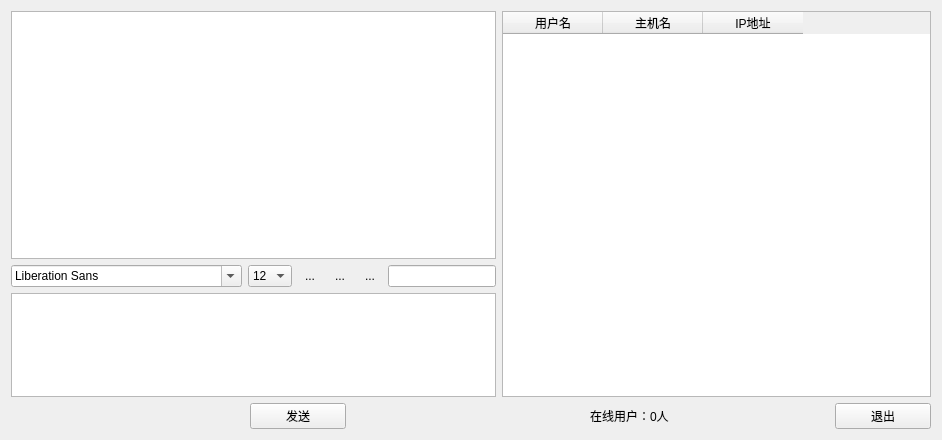
<?xml version="1.0" encoding="UTF-8"?>
<ui version="4.0">
 <class>Widget</class>
 <widget class="QWidget" name="Widget">
  <property name="geometry">
   <rect>
    <x>0</x>
    <y>0</y>
    <width>942</width>
    <height>440</height>
   </rect>
  </property>
  <property name="minimumSize">
   <size>
    <width>0</width>
    <height>440</height>
   </size>
  </property>
  <property name="windowTitle">
   <string extracomment="Say what you want~">Free Talk Room</string>
  </property>
  <layout class="QVBoxLayout" name="verticalLayout_2">
   <item>
    <layout class="QHBoxLayout" name="horizontalLayout_2">
     <item>
      <layout class="QVBoxLayout" name="verticalLayout" stretch="0,1,2">
       <item>
        <widget class="QTextBrowser" name="messageBrowser">
         <property name="minimumSize">
          <size>
           <width>0</width>
           <height>248</height>
          </size>
         </property>
        </widget>
       </item>
       <item>
        <layout class="QHBoxLayout" name="horizontalLayout">
         <item>
          <widget class="QFontComboBox" name="fontComboBox"/>
         </item>
         <item>
          <widget class="QComboBox" name="sizeComboBox">
           <property name="currentIndex">
            <number>3</number>
           </property>
           <item>
            <property name="text">
             <string>9</string>
            </property>
           </item>
           <item>
            <property name="text">
             <string>10</string>
            </property>
           </item>
           <item>
            <property name="text">
             <string>11</string>
            </property>
           </item>
           <item>
            <property name="text">
             <string>12</string>
            </property>
           </item>
           <item>
            <property name="text">
             <string>13</string>
            </property>
           </item>
           <item>
            <property name="text">
             <string>14</string>
            </property>
           </item>
           <item>
            <property name="text">
             <string>15</string>
            </property>
           </item>
           <item>
            <property name="text">
             <string>16</string>
            </property>
           </item>
           <item>
            <property name="text">
             <string>17</string>
            </property>
           </item>
           <item>
            <property name="text">
             <string>18</string>
            </property>
           </item>
           <item>
            <property name="text">
             <string>19</string>
            </property>
           </item>
           <item>
            <property name="text">
             <string>20</string>
            </property>
           </item>
           <item>
            <property name="text">
             <string>21</string>
            </property>
           </item>
           <item>
            <property name="text">
             <string>22</string>
            </property>
           </item>
          </widget>
         </item>
         <item>
          <widget class="QToolButton" name="boldToolBtn">
           <property name="toolTip">
            <string>加粗</string>
           </property>
           <property name="text">
            <string>...</string>
           </property>
           <property name="icon">
            <iconset resource="images.qrc">
             <normaloff>:/images/bold.png</normaloff>:/images/bold.png</iconset>
           </property>
           <property name="iconSize">
            <size>
             <width>22</width>
             <height>22</height>
            </size>
           </property>
           <property name="checkable">
            <bool>true</bool>
           </property>
           <property name="autoRaise">
            <bool>true</bool>
           </property>
          </widget>
         </item>
         <item>
          <widget class="QToolButton" name="italicToolBtn">
           <property name="toolTip">
            <string>倾斜</string>
           </property>
           <property name="text">
            <string>...</string>
           </property>
           <property name="icon">
            <iconset resource="images.qrc">
             <normaloff>:/images/italic.png</normaloff>:/images/italic.png</iconset>
           </property>
           <property name="iconSize">
            <size>
             <width>22</width>
             <height>22</height>
            </size>
           </property>
           <property name="checkable">
            <bool>true</bool>
           </property>
           <property name="autoRaise">
            <bool>true</bool>
           </property>
          </widget>
         </item>
         <item>
          <widget class="QToolButton" name="colorToolBtn">
           <property name="toolTip">
            <string>更改字体颜色</string>
           </property>
           <property name="text">
            <string>...</string>
           </property>
           <property name="icon">
            <iconset resource="images.qrc">
             <normaloff>:/images/color.png</normaloff>:/images/color.png</iconset>
           </property>
           <property name="iconSize">
            <size>
             <width>22</width>
             <height>22</height>
            </size>
           </property>
           <property name="checkable">
            <bool>false</bool>
           </property>
           <property name="autoRaise">
            <bool>true</bool>
           </property>
          </widget>
         </item>
         <item>
          <widget class="QLineEdit" name="niNameLineEdit"/>
         </item>
        </layout>
       </item>
       <item>
        <widget class="QTextEdit" name="messageTextEdit"/>
       </item>
      </layout>
     </item>
     <item>
      <widget class="QTableWidget" name="userTableWidget">
       <property name="selectionMode">
        <enum>QAbstractItemView::SingleSelection</enum>
       </property>
       <property name="selectionBehavior">
        <enum>QAbstractItemView::SelectRows</enum>
       </property>
       <property name="showGrid">
        <bool>false</bool>
       </property>
       <column>
        <property name="text">
         <string>用户名</string>
        </property>
       </column>
       <column>
        <property name="text">
         <string>主机名</string>
        </property>
       </column>
       <column>
        <property name="text">
         <string>IP地址</string>
        </property>
       </column>
      </widget>
     </item>
    </layout>
   </item>
   <item>
    <layout class="QHBoxLayout" name="horizontalLayout_3" stretch="5,2,5,3,2,2">
     <item>
      <spacer name="horizontalSpacer">
       <property name="orientation">
        <enum>Qt::Horizontal</enum>
       </property>
       <property name="sizeHint" stdset="0">
        <size>
         <width>78</width>
         <height>20</height>
        </size>
       </property>
      </spacer>
     </item>
     <item>
      <widget class="QPushButton" name="sendButton">
       <property name="text">
        <string>发送</string>
       </property>
      </widget>
     </item>
     <item>
      <spacer name="horizontalSpacer_2">
       <property name="orientation">
        <enum>Qt::Horizontal</enum>
       </property>
       <property name="sizeHint" stdset="0">
        <size>
         <width>188</width>
         <height>20</height>
        </size>
       </property>
      </spacer>
     </item>
     <item>
      <widget class="QLabel" name="userNumLabel">
       <property name="text">
        <string>在线用户：0人</string>
       </property>
      </widget>
     </item>
     <item>
      <spacer name="horizontalSpacer_3">
       <property name="orientation">
        <enum>Qt::Horizontal</enum>
       </property>
       <property name="sizeHint" stdset="0">
        <size>
         <width>98</width>
         <height>20</height>
        </size>
       </property>
      </spacer>
     </item>
     <item>
      <widget class="QPushButton" name="exitButton">
       <property name="text">
        <string>退出</string>
       </property>
      </widget>
     </item>
    </layout>
   </item>
  </layout>
 </widget>
 <layoutdefault spacing="6" margin="11"/>
 <resources>
  <include location="images.qrc"/>
 </resources>
 <connections/>
</ui>
